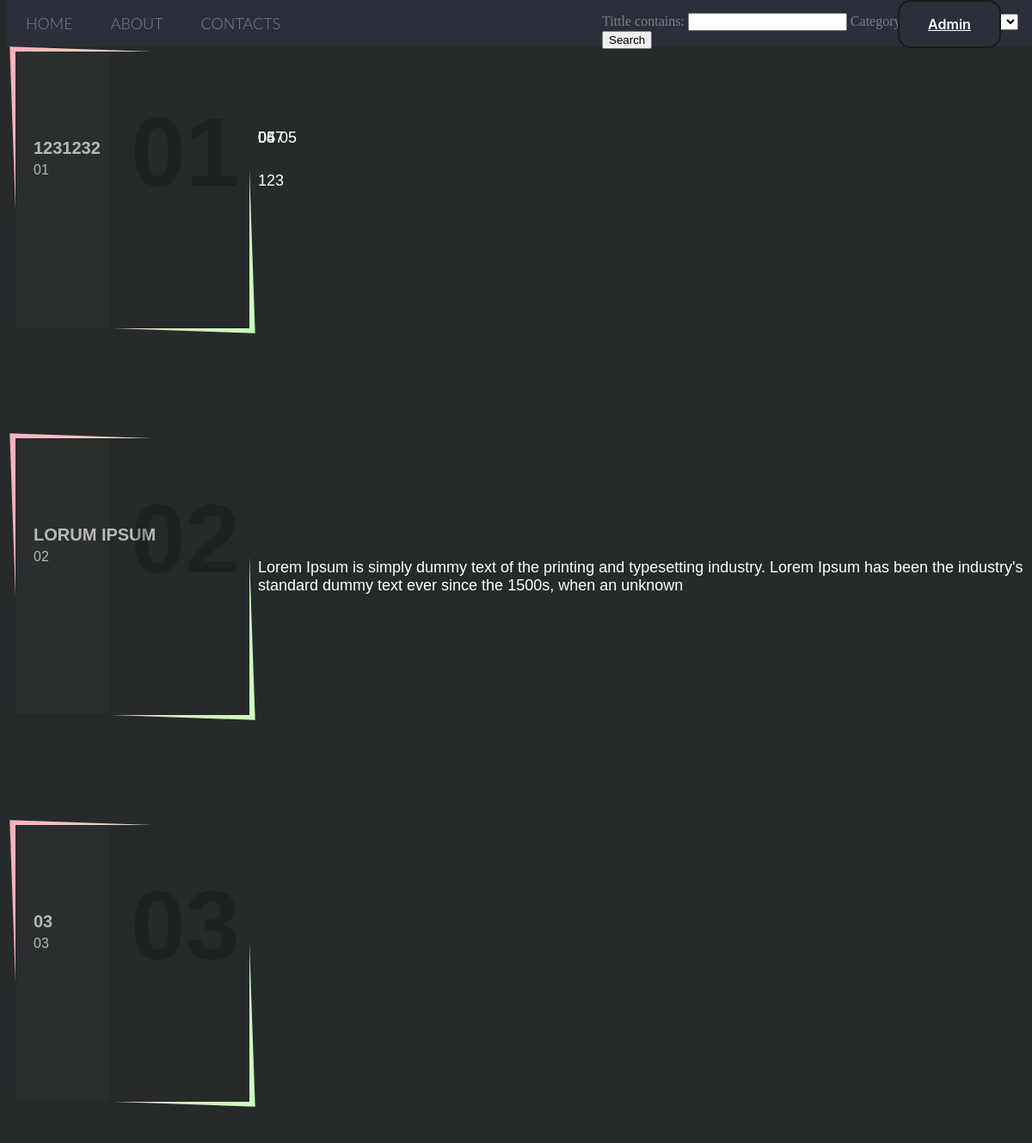
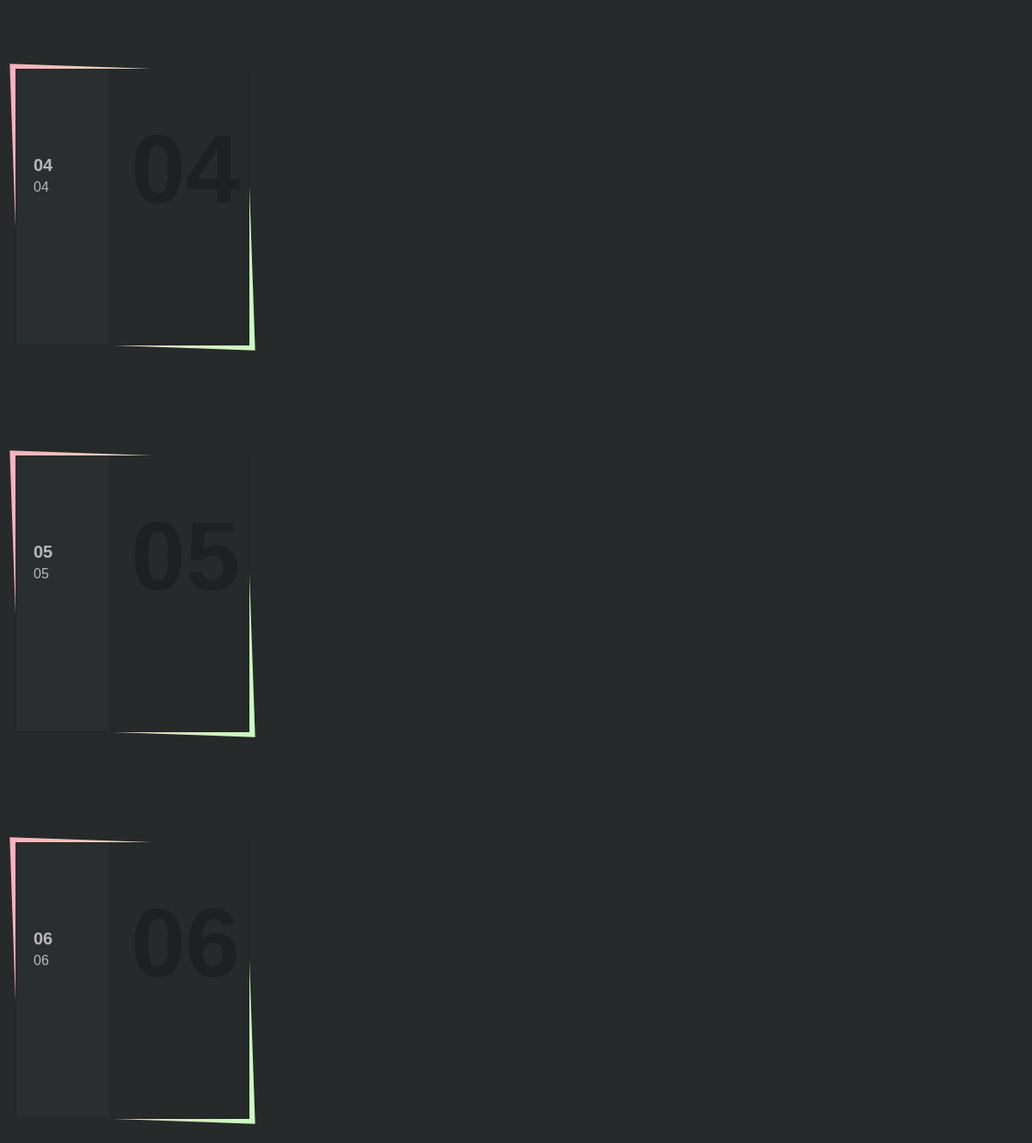
/Main/, run on an earlier commit of the app's database (2 pictures, top to bottom).
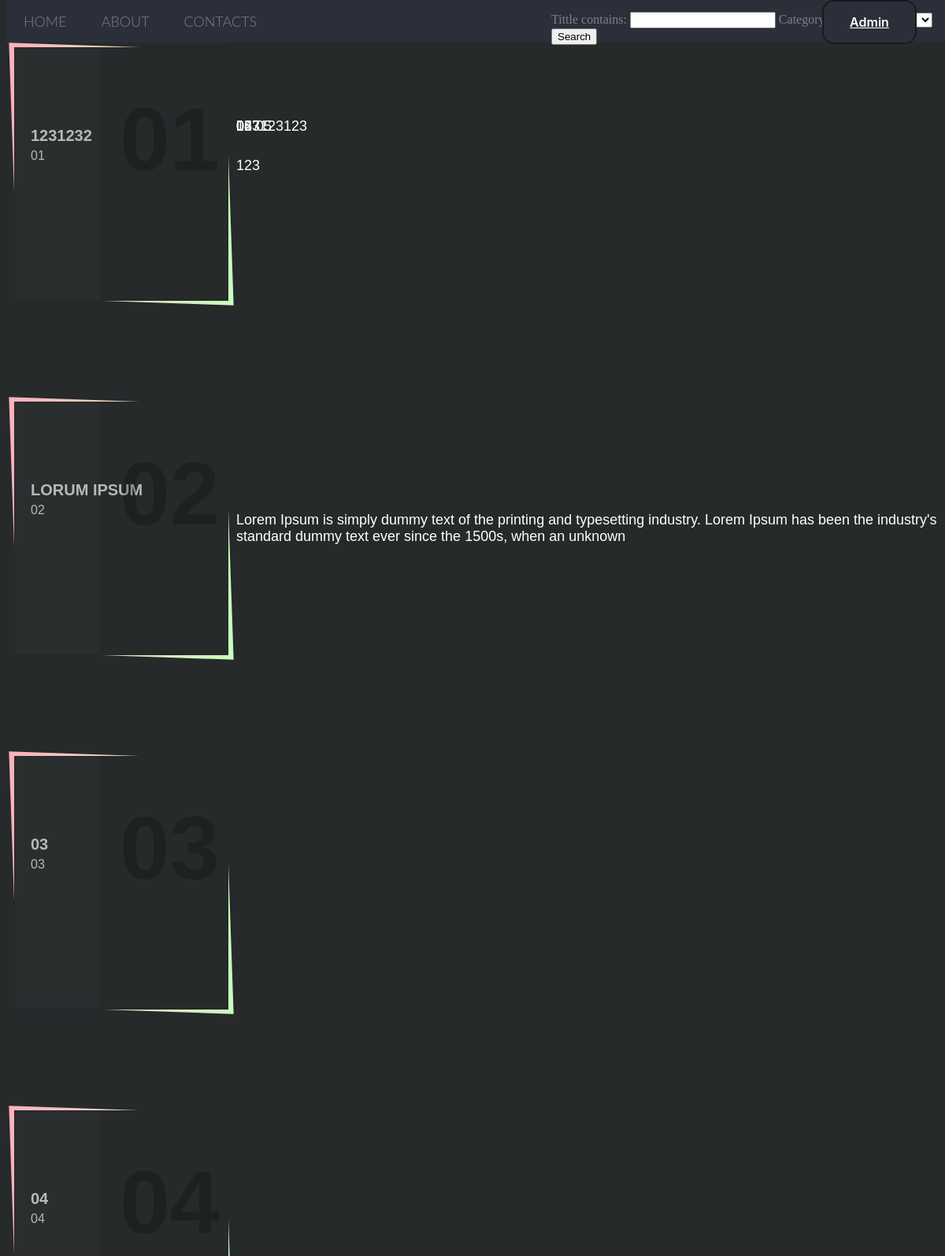
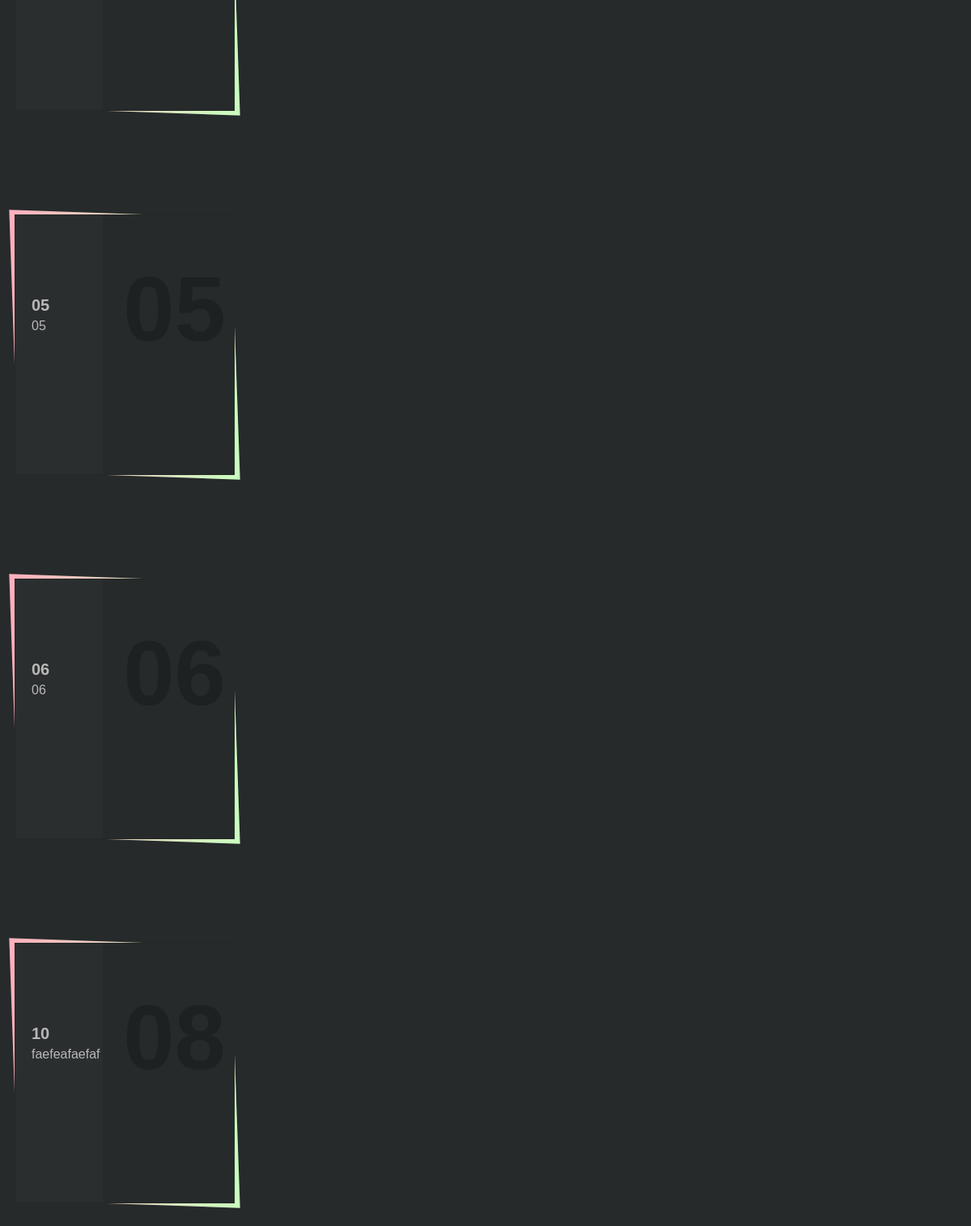
And on a later commit of the database (2 pictures, top to bottom).
### sait/models.py (models this page shows, shortened)
class Uni(models.Model):
    CATEGORY = (
        ("MEDICINE", "MEDICINE"),
        ("ENGINNER", "ENGINEER"),
        ("MOUNTAIN", "MOUNTAIN"),
        ("GOS", "GOS"),
        ("TECHNOLOGIES", "TECHNOLOGIES"),
        ("LANGUAGE", "LANGUAGE"),
    )
    number = models.CharField(max_length=3, null=True)
    tittle = models.CharField(max_length=100, null=True)
    description = models.TextField(null=True)
    image = models.ImageField(upload_to="", null=True)
    title_ref = models.TextField(null=True)
    ref = models.URLField(null=True)
    category = models.CharField(choices=CATEGORY, null=True, max_length=50)

### sait/views.py (the view)
# urls.py: path("Main/", views.form, name="Main"),  # Ссылка на сайт с рейтингои
def form(request):
    uni = Uni.objects.all()
    myFilter = UniFilter(request.GET, queryset=uni) #Добавление фильтрации(поиска)
    uni = myFilter.qs
    return render(request, "Main.html", {"uni": uni, "myFilter": myFilter})

### templates/Main.html (shortened to what this page needs)
<!DOCTYPE html>
{% load static %}
<html lang="en">
<head>
    <link rel="stylesheet" type="text/css" href="{% static 'css/Uni1.css' static%}"/>
	<link href="https://unpkg.com/aos@2.3.1/dist/aos.css" rel="stylesheet">
</head>
<body>
	<div class="container">
		<ul class="flexnav" data-breakpoint="800">
			<form class="form" method="get">
			{{myFilter.form}}
			<button type="submit"> Search</button>
			</form>
			<li><a href="">Home</a></li>
					<li><a href="#">About</a></li>
					<li><a href="#">Contacts</a></li>
					{% if request.user.is_anonymous %}
					<button class="button-27" role="button"><a href="Login" class="admin">Admin</a></button>
					{% endif %}
				</ul>
	</div>
	{% for i in uni %}
<div data-aos="zoom-out-up" class="size">
	<ul class="tilesWrap">
		<li>
			<h2>{{i.number}}</h2>
			<h3>{{i.tittle}}</h3>
			<p>
			{{i.title_ref}}
			</p>
			<form action="/Uni_Detail/{{i.id}}/"	 target="_blank">
			</form>
		</li>
	</ul>
			<a class="text1">{{i.description}}</a>
</div>
	{% endfor %}
</body>
</html>

### static/css/Uni1.css (style rules this page uses)
body { background: url("https://i.ytimg.com/vi/4kfXjatgeEU/maxresdefault.jpg"); }
.container { width: 100%;margin: auto;top: 00px ;position: fixed; z-index: 2; }
.flexnav,.flexnav ul { list-style:none;margin:0 }
.flexnav,.menu-button { font-family:Lato,Helvetica,sans-serif;line-height:1;background:#2b2f3a }
.flexnav { padding:0;display:block;overflow:visible;width:100% }
.flexnav>li>a,.menu-button { padding:18px 22px;font-size:18px;text-transform:uppercase }
.flexnav:after { content:"";display:table;clear:both }
.flexnav>li { float:left;display:block;position:relative }
.flexnav li a { color:#7a8189;-webkit-transition:color .2s ease-out;-moz-transition:color .2s ease-out;-ms-transition:color .2s ease-out;-o-transition:color .2s ease-out;transition:color .2s ease-out }
.flexnav>li>a { display:block;font-weight:300;text-decoration:none }
body { background: #262a2b; }
.admin { color: white; }
.tilesWrap { padding: 0; margin: 50px auto; list-style: none; text-align: none; animation: slide 1s linear 0 iteration-count direction fill-mode; }
.tilesWrap li { float: left; width: 20%; min-width: 200px; max-width: 230px; padding: 80px 20px 40px; position: relative; vertical-align: top; margin: 10px; font-family: 'helvetica', san-serif; min-height: 25vh; background: #262a2b; border: 1px solid #252727; text-align: left; }
.tilesWrap li h2 { font-size: 114px; margin: 0; position: absolute; opacity: 0.2; top: 50px; right: 10px; transition: all 0.3s ease-in-out; }
.tilesWrap li h3 { font-size: 20px; color: #b7b7b7; margin-bottom: 5px; }
.tilesWrap li p { font-size: 16px; line-height: 18px; color: #b7b7b7; margin-top: 5px; }
.tilesWrap li:before { content: ''; position: absolute; top: -2px; left: -2px; right: -2px; bottom: -2px; z-index: -1; background: #fff; transform: skew(2deg, 2deg); }
.tilesWrap li:after { content: ''; position: absolute; width: 40%; height: 100%; left: 0; top: 0; background: rgba(255, 255, 255, 0.02); }
.tilesWrap li:nth-child(1):before { background: #C9FFBF; background: -webkit-linear-gradient(to right, #FFAFBD, #C9FFBF); background: linear-gradient(to right, #FFAFBD, #C9FFBF); }
.text1 { font-family: 'helvetica', san-serif; color: white; font-size: large; position: absolute; top: 150px; }
.size { width: 1200px; height: 400px; }
.form { hover: 40px; font-family: san-serif; color: #7A8189; position: fixed; top: 15px; left: 700px; z-index: 2; }
.button-27 { appearance: none; background-color: #2b2f3a; border: 2px solid #1A1A1A; border-radius: 15px; box-sizing: border-box; color: #FFFFFF; cursor: pointer; display: inline-block; font-family: Roobert,-apple-system,BlinkMacSystemFont,"Segoe UI",Helvetica,Arial,sans-serif,"Apple Color Emoji","Segoe UI Emoji","Segoe UI Symbol"; font-size: 16px; font-weight: 600; line-height: normal; margin: 0; min-height: 30px; min-width: 0; outline: none; padding: 16px 24px; text-align: center; text-decoration: none; transition: all 300ms cubic-bezier(.23, 1, 0.32, 1); user-select: none; -webkit-user-select: none; touch-action: manipulation; width: 10%; right: 70%; will-change: transform; position: fixed; z-index:2; left:87%; top:0%; }

What changed in the data, as far as the page shows it:
added Uni: tittle "10", title_ref "faefeafaefaf", description "123123123"
